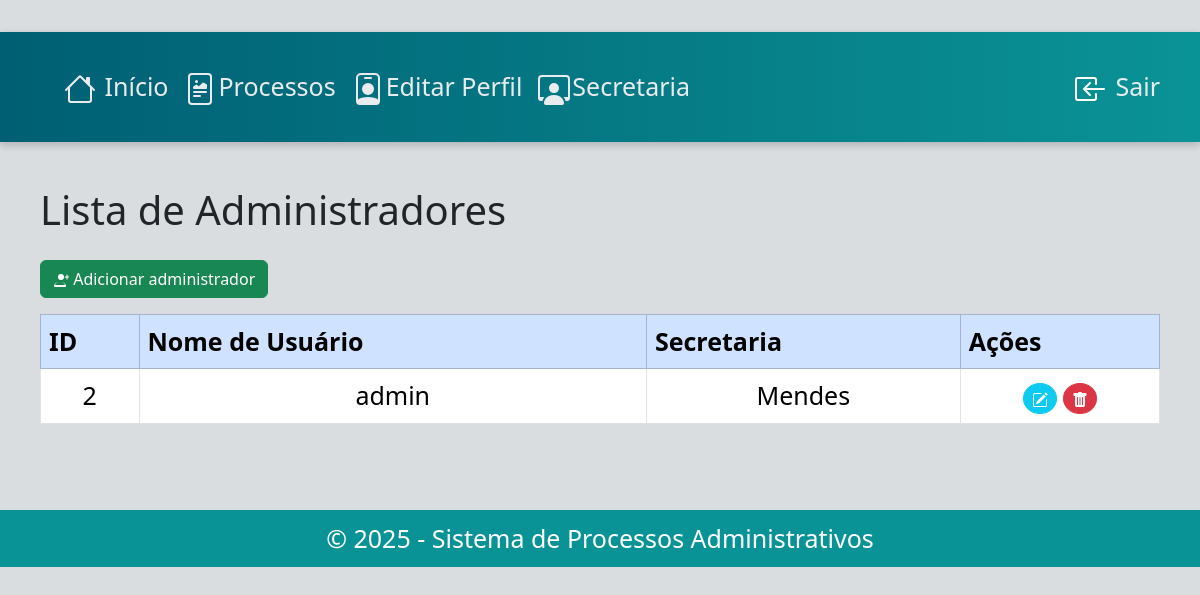
Screenshot of /pessoa/administradores/ (signed in) with the database file from the repository.
### pessoa/models.py (models this page shows, shortened)
class Funcionario(Pessoa):
    secretaria = models.ForeignKey(Secretaria,on_delete=models.CASCADE, related_name= 'funcionario_secretaria',null= True)
    setor = models.ForeignKey(Setor,on_delete=models.CASCADE, related_name= 'funcionario_setor',null= True)

class Administrador(Funcionario):
    def __str__(self):
        return super().__str__()

class Pessoa(AbstractUser):
    cpf = models.CharField(max_length=11, unique=True)
    email = models.CharField(unique=True)
    telefone = models.CharField(max_length=11)

class Funcionario(Pessoa):
    secretaria = models.ForeignKey(Secretaria,on_delete=models.CASCADE, related_name= 'funcionario_secretaria',null= True)
    setor = models.ForeignKey(Setor,on_delete=models.CASCADE, related_name= 'funcionario_setor',null= True)

### secretaria/models.py (models this page shows, shortened)
class Secretaria(models.Model):
    nome= models.CharField(max_length=100)

### pessoa/views.py (the view)
# urls.py: path('administradores/', views.lista_administrador, name='lista_administrador'),
@login_required
def lista_administrador(request):
    administradores = Administrador.objects.all()
    return render(request, 'administrador/lista_administrador.html', {'administradores': administradores})

### pessoa/templates/administrador/lista_administrador.html (shortened to what this page needs)
{% extends "base.html" %}
{% block content %}
<h1 class="mb-4">Lista de Administradores</h1>
<div class="mb-3">
  <a href="{% url 'add_funcionario' %}" class="btn btn-success">
    Adicionar administrador
  </a>
</div>
<table class="table table-bordered">
  <thead class="table-primary">
    <tr>
      <th>ID</th>
      <th>Nome de Usuário</th>
      <th>Secretaria</th>
      <th>Ações</th>
    </tr>
  </thead>
  <tbody>
    {% for administrador in administradores %}
      <tr>
        <td>{{ administrador.id }}</td>
        <td>{{ administrador.username }}</td>
        <td>{{ administrador.secretaria.nome }}</td>
        <td>
          <a class="btn btn-info btn-sm redondo" href="{% url 'editar_administrador' administrador.id %}">
          </a>
          <a class="btn btn-danger btn-sm redondo" href="{% url 'excluir_administrador' administrador.id %}">
          </a>
        </td>
      </tr>
    {% empty %}
      <tr>
        <td colspan="4" class="text-center">Nenhum funcionário cadastrado.</td>
      </tr>
    {% endfor %}
  </tbody>
</table>
{% endblock %}

### processo/static/processo/style.css (style rules this page uses)
body { background-color: #f8f9fa; padding: 2rem 0; font-size: 25px; }
.btn svg { color: white; }
.redondo { border-radius: 100%; }

### static/style.css (style rules this page uses)
body { background-color: #dadde0ff; font-family: 'Segoe UI', sans-serif; }
.table thead { background-color: #0a9396; color: #fff; }
table tbody td { text-align: center; }

### rows the page displays
Administrador: id "2", username "admin", secretaria.nome "Mendes"

### other values shown
{{ year|default:"2025" }} "2025"
